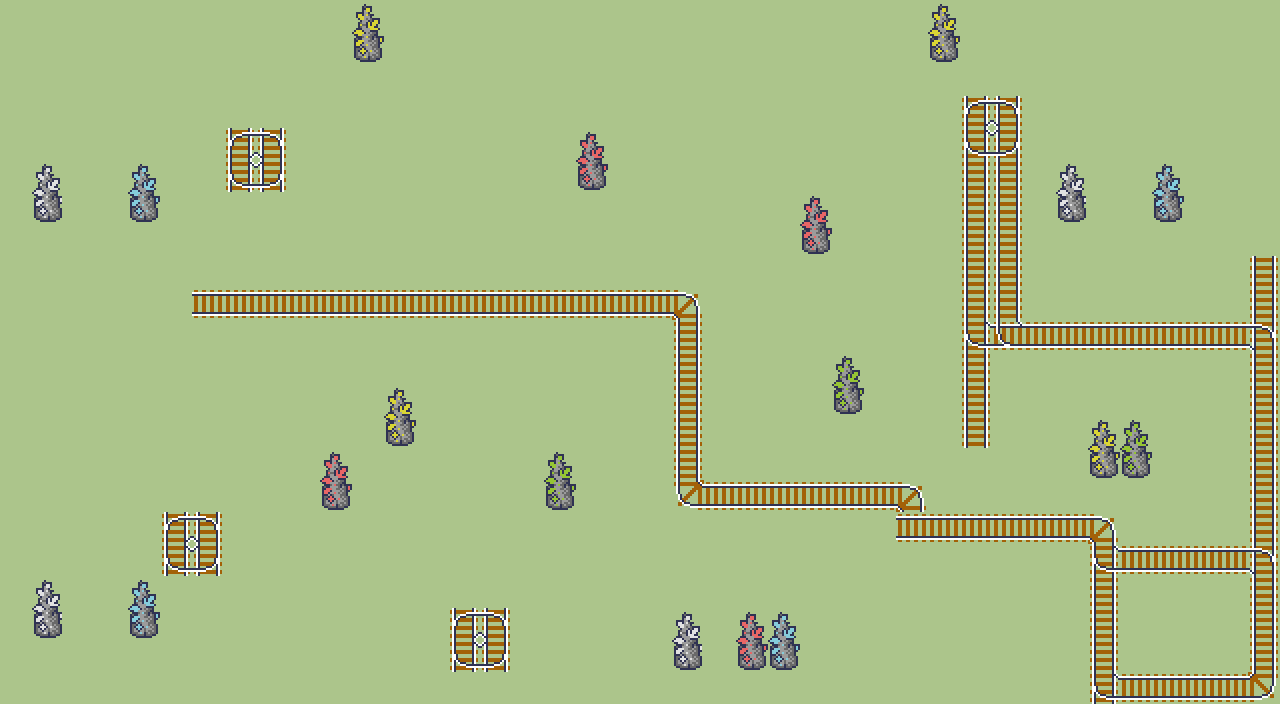

The image is a tile-based game level rendered from a .tmx file. Its description and complete source (layers, tilesets, objects, tile grids) follow:
An orthogonal 40x22 tile map with 32x32 px tiles, 1 tile layer (Rutelag 1).

<map version="1.2" tiledversion="1.3.2" orientation="orthogonal" renderorder="right-down" compressionlevel="-1" width="40" height="22" tilewidth="32" tileheight="32" infinite="0" nextlayerid="2" nextobjectid="1">
 <tileset firstgid="1" source="Assets.tsx" />
 <layer id="1" name="Rutelag 1" width="40" height="22">
  <data encoding="csv">
184,184,184,184,184,184,184,184,184,184,184,73,184,184,184,184,184,184,184,184,184,184,184,184,184,184,184,184,184,73,184,184,184,184,184,184,184,184,184,184,
184,184,184,184,184,184,184,184,184,184,184,89,184,184,184,184,184,184,184,184,184,184,184,184,184,184,184,184,184,89,184,184,184,184,184,184,184,184,184,184,
184,184,184,184,184,184,184,184,184,184,184,184,184,184,184,184,184,184,184,184,184,184,184,184,184,184,184,184,184,184,184,184,184,184,184,184,184,184,184,184,
184,184,184,184,184,184,184,184,184,184,184,184,184,184,184,184,184,184,184,184,184,184,184,184,184,184,184,184,184,184,105,106,184,184,184,184,184,184,184,184,
184,184,184,184,184,184,184,105,106,184,184,184,184,184,184,184,184,184,76,184,184,184,184,184,184,184,184,184,184,184,121,122,184,184,184,184,184,184,184,184,
184,72,184,184,75,184,184,121,122,184,184,184,184,184,184,184,184,184,92,184,184,184,184,184,184,184,184,184,184,184,153,153,184,72,184,184,75,184,184,184,
184,88,184,184,91,184,184,184,184,184,184,184,184,184,184,184,184,184,184,184,184,184,184,184,184,76,184,184,184,184,153,153,184,88,184,184,91,184,184,184,
184,184,184,184,184,184,184,184,184,184,184,184,184,184,184,184,184,184,184,184,184,184,184,184,184,92,184,184,184,184,153,153,184,184,184,184,184,184,184,184,
184,184,184,184,184,184,184,184,184,184,184,184,184,184,184,184,184,184,184,184,184,184,184,184,184,184,184,184,184,184,153,153,184,184,184,184,184,184,184,153,
184,184,184,184,184,184,136,136,136,136,136,136,136,136,136,136,136,136,136,136,136,137,184,184,184,184,184,184,184,184,153,153,184,184,184,184,184,184,184,153,
184,184,184,184,184,184,184,184,184,184,184,184,184,184,184,184,184,184,184,184,184,153,184,184,184,184,184,184,184,184,121,123,136,136,136,136,136,136,136,106,
184,184,184,184,184,184,184,184,184,184,184,184,184,184,184,184,184,184,184,184,184,153,184,184,184,184,74,184,184,184,153,184,184,184,184,184,184,184,184,153,
184,184,184,184,184,184,184,184,184,184,184,184,73,184,184,184,184,184,184,184,184,153,184,184,184,184,90,184,184,184,153,184,184,184,184,184,184,184,184,153,
184,184,184,184,184,184,184,184,184,184,184,184,89,184,184,184,184,184,184,184,184,153,184,184,184,184,184,184,184,184,153,184,184,184,73,74,184,184,184,153,
184,184,184,184,184,184,184,184,184,184,76,184,184,184,184,184,184,74,184,184,184,153,184,184,184,184,184,184,184,184,184,184,184,184,89,90,184,184,184,153,
184,184,184,184,184,184,184,184,184,184,92,184,184,184,184,184,184,90,184,184,184,167,136,136,136,136,136,136,137,184,184,184,184,184,184,184,184,184,184,153,
184,184,184,184,184,105,106,184,184,184,184,184,184,184,184,184,184,184,184,184,184,184,184,184,184,184,184,184,136,136,136,136,136,136,137,184,184,184,184,153,
184,184,184,184,184,121,122,184,184,184,184,184,184,184,184,184,184,184,184,184,184,184,184,184,184,184,184,184,184,184,184,184,184,184,121,136,136,136,136,106,
184,72,184,184,75,184,184,184,184,184,184,184,184,184,184,184,184,184,184,184,184,184,184,184,184,184,184,184,184,184,184,184,184,184,153,184,184,184,184,153,
184,88,184,184,91,184,184,184,184,184,184,184,184,184,105,106,184,184,184,184,184,72,184,76,75,184,184,184,184,184,184,184,184,184,153,184,184,184,184,153,
184,184,184,184,184,184,184,184,184,184,184,184,184,184,121,122,184,184,184,184,184,88,184,92,91,184,184,184,184,184,184,184,184,184,153,184,184,184,184,153,
184,184,184,184,184,184,184,184,184,184,184,184,184,184,184,184,184,184,184,184,184,184,184,184,184,184,184,184,184,184,184,184,184,184,121,136,136,136,136,169
</data>
 </layer>
</map>
